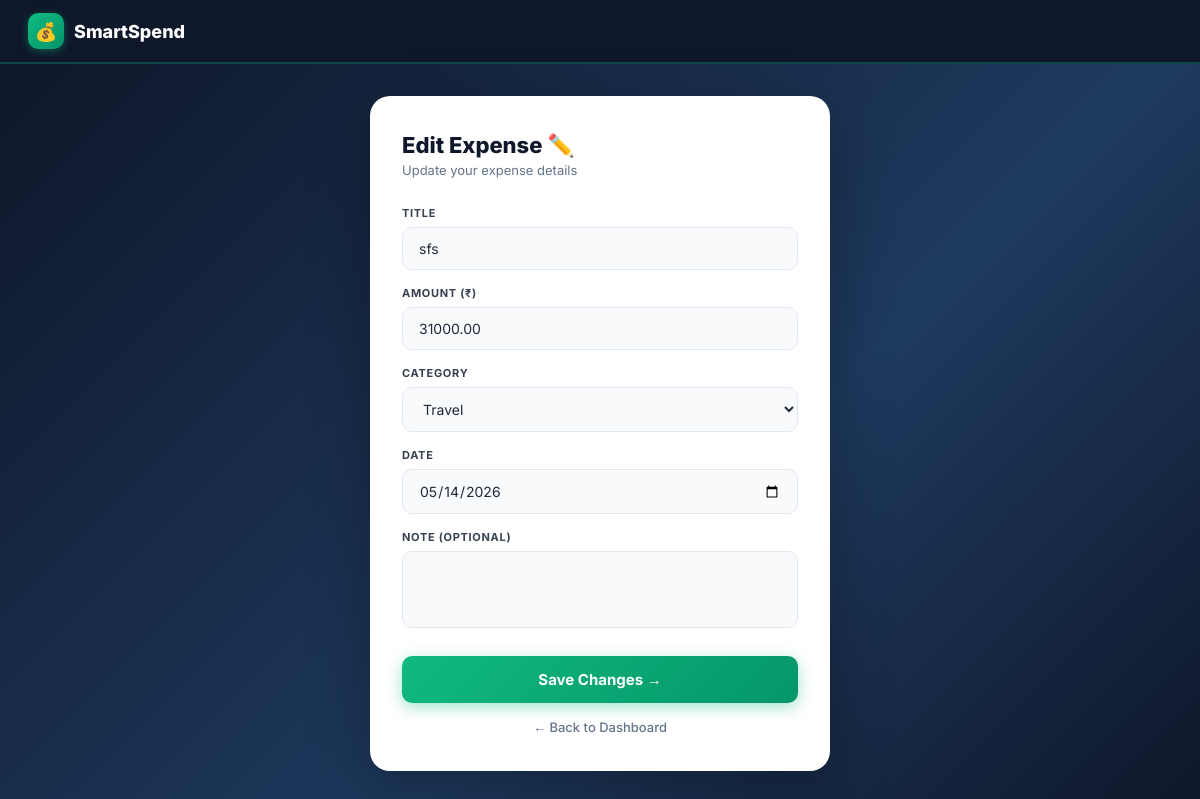
Page /edit/6/ (signed in) on the committed database.
### expenses/models.py (models this page shows, shortened)
class Expense(models.Model):
    user = models.ForeignKey(User, on_delete=models.CASCADE)
    title = models.CharField(max_length=200)
    amount = models.DecimalField(max_digits=12, decimal_places=2)
    category = models.CharField(max_length=100)
    date = models.DateField()
    note = models.TextField(blank=True)

### expenses/views.py (the view, shortened to what this page needs)
# urls.py: path('edit/<int:id>/', views.edit_expense, name='edit_expense'),
@login_required
def edit_expense(request, id):
    expense = Expense.objects.get(id=id, user=request.user)
    return render(request, 'edit_expense.html', {'expense': expense})

### expenses/templates/edit_expense.html (shortened to what this page needs)
<!DOCTYPE html>
<html>
<head>
</head>
<body>
  <nav class="navbar">
    <a href="/" class="nav-brand">
      <div class="nav-brand-icon">💰</div>
      <div class="nav-brand-name">SmartSpend</div>
    </a>
  </nav>
  <div class="page-wrapper">
    <div class="form-card">
      <div class="card-header">
        <div class="card-title">Edit Expense ✏️</div>
        <div class="card-sub">Update your expense details</div>
      </div>
      <form method="POST">
        <div class="input-group">
          <label class="input-label">Title</label>
          <input type="text" name="title" class="input-field" value="{{ expense.title }}" required>
        </div>
        <div class="input-group">
          <label class="input-label">Amount (₹)</label>
          <input type="number" name="amount" class="input-field" value="{{ expense.amount }}" step="0.01" required>
        </div>
        <div class="input-group">
          <label class="input-label">Category</label>
          <select name="category" class="input-field">
            <option {% if expense.category == 'Travel' %}selected{% endif %}>Travel</option>
          </select>
        </div>
        <div class="input-group">
          <label class="input-label">Date</label>
          <input type="date" name="date" class="input-field" value="{{ expense.date|date:'Y-m-d' }}" required>
        </div>
        <div class="input-group">
          <label class="input-label">Note (Optional)</label>
          <textarea name="note" class="input-field" rows="3" style="resize:none;">{{ expense.note }}</textarea>
        </div>
        <button type="submit" class="submit-btn">Save Changes →</button>
      </form>
      <a href="/" class="back-link">← Back to Dashboard</a>
    </div>
  </div>
</body>
</html>

### expenses/templates/edit_expense.html (style rules this page uses)
* { margin: 0; padding: 0; box-sizing: border-box; }
body { font-family: 'Inter', sans-serif; min-height: 100vh; background: #0f172a; display: flex; flex-direction: column; }
.navbar { background: #0f172a; border-bottom: 2px solid rgba(16,185,129,0.3); padding: 0 28px; height: 64px; display: flex; align-items: center; box-shadow: 0 4px 24px rgba(0,0,0,0.3); }
.nav-brand { display: flex; align-items: center; gap: 10px; text-decoration: none; }
.nav-brand-icon { width: 36px; height: 36px; background: linear-gradient(135deg, #10b981, #059669); border-radius: 10px; display: flex; align-items: center; justify-content: center; font-size: 18px; box-shadow: 0 2px 8px rgba(16,185,129,0.4); }
.nav-brand-name { font-size: 18px; font-weight: 800; color: white; }
.page-wrapper { flex: 1; display: flex; align-items: center; justify-content: center; padding: 32px 16px; background: linear-gradient(135deg, #0f172a 0%, #1e3a5f 60%, #0f172a 100%); }
.form-card { background: white; border-radius: 20px; padding: 36px 32px; width: 100%; max-width: 460px; box-shadow: 0 20px 60px rgba(0,0,0,0.3); }
.card-header { margin-bottom: 28px; }
.card-title { font-size: 22px; font-weight: 800; color: #0f172a; margin-bottom: 4px; }
.card-sub { font-size: 13px; color: #64748b; }
.input-group { margin-bottom: 16px; }
.input-label { font-size: 11px; font-weight: 700; color: #374151; letter-spacing: 0.7px; display: block; margin-bottom: 7px; text-transform: uppercase; }
.input-field { width: 100%; padding: 12px 16px; border: 1.5px solid #e2e8f0; border-radius: 10px; font-size: 14px; color: #1e293b; background: #f8fafc; font-family: 'Inter', sans-serif; transition: 0.2s; }
.submit-btn { width: 100%; padding: 14px; background: linear-gradient(135deg, #10b981, #059669); color: white; border: none; border-radius: 10px; font-size: 15px; font-weight: 700; cursor: pointer; font-family: 'Inter', sans-serif; box-shadow: 0 4px 16px rgba(16,185,129,0.4); transition: 0.2s; margin-top: 8px; }
.back-link { display: block; text-align: center; margin-top: 16px; color: #64748b; text-decoration: none; font-size: 13px; font-weight: 500; }

### rows in the picture
Expense: title "sfs", amount "31000.00", category "Travel", date "05/14/2026"
